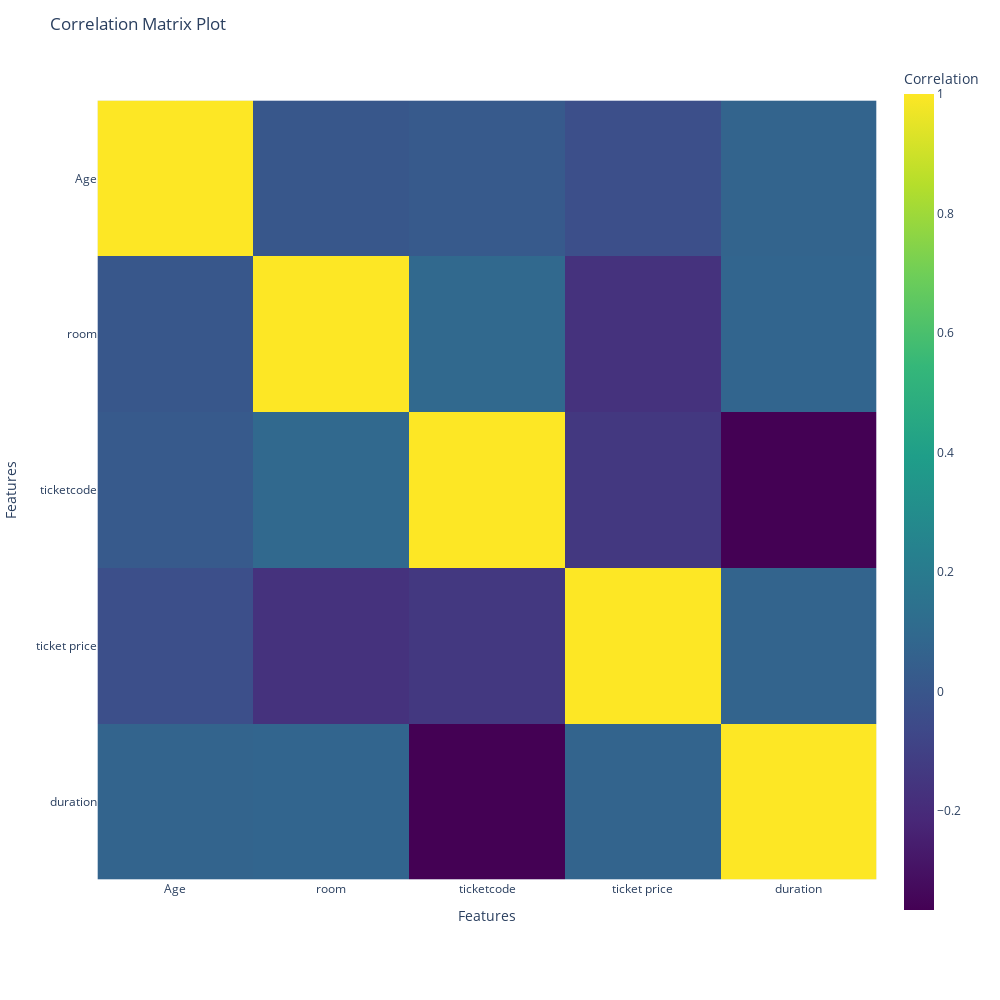

Here is the notebook cell this chart was saved with:
### Markdown cell above
### 15. Phân tích mức độ tương quan giữa các numeric values

### Code cell
import plotly.express as px
num_features = ['Age','room', 'ticketcode', 'ticket price', 'duration']

fig = px.imshow(df[num_features].corr(), labels=dict(color='Correlation'), color_continuous_scale='Viridis')

fig.update_layout(
    title='Correlation Matrix Plot',
    width=1000,
    height=1000,
    xaxis_title='Features',
    yaxis_title='Features',
)

fig.show()

### Figure 1 — Plotly figure (JSON) as saved in the notebook; plotly's stock layout.template omitted (floating-point values rounded to 4 significant figures)
{"data": [{"coloraxis": "coloraxis", "hovertemplate": "x: %{x}<br>y: %{y}<br>Correlation: %{z}<extra></extra>", "name": "0", "type": "heatmap", "x": ["Age", "room", "ticketcode", "ticket price", "duration"], "xaxis": "x", "y": ["Age", "room", "ticketcode", "ticket price", "duration"], "yaxis": "y", "z": [[1, 0.005022, 0.02084, -0.03425, 0.06891], [0.005022, 1, 0.09508, -0.1701, 0.07703], [0.02084, 0.09508, 1, -0.1424, -0.3655], [-0.03425, -0.1701, -0.1424, 1, 0.07128], [0.06891, 0.07703, -0.3655, 0.07128, 1]]}], "layout": {"coloraxis": {"colorbar": {"title": {"text": "Correlation"}}, "colorscale": [[0, "#440154"], [0.1111, "#482878"], [0.2222, "#3e4989"], [0.3333, "#31688e"], [0.4444, "#26828e"], [0.5556, "#1f9e89"], [0.6667, "#35b779"], [0.7778, "#6ece58"], [0.8889, "#b5de2b"], [1, "#fde725"]]}, "height": 1000, "margin": {"t": 60}, "title": {"text": "Correlation Matrix Plot"}, "width": 1000, "xaxis": {"anchor": "y", "constrain": "domain", "domain": [0, 1], "scaleanchor": "y", "title": {"text": "Features"}}, "yaxis": {"anchor": "x", "autorange": "reversed", "constrain": "domain", "domain": [0, 1], "title": {"text": "Features"}}}}
